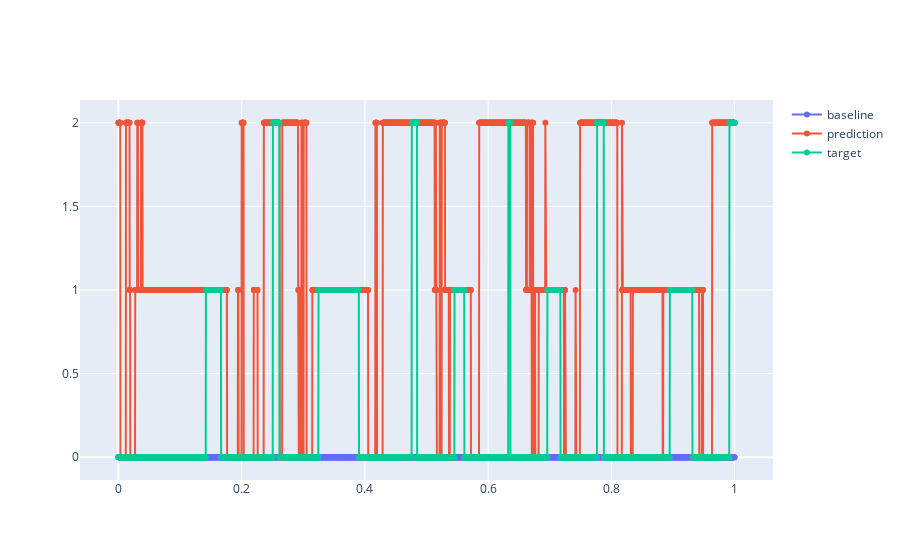

The notebook cell saved with this chart:
### Markdown cell above
We visualize a small amount of the targets and predictions to see where our model performs well and which kind of errors it makes.

### Code cell
x_scale = np.linspace(0, 1, len(test_targets[2000:5000]))

# Create traces
fig = go.Figure()
fig.add_trace(go.Scatter(x=x_scale, y=baseline[2000:5000], mode='markers+lines', name='baseline'))
fig.add_trace(go.Scatter(x=x_scale, y=pred[2000:5000], mode='markers+lines', name='prediction'))
fig.add_trace(go.Scatter(x=x_scale, y=test_targets[2000:5000], mode='markers+lines', name='target'))


fig.show()

### Figure 1 — Plotly figure (JSON) as saved in the notebook; plotly's stock layout.template omitted (floating-point values rounded to 4 significant figures; data arrays with more than 128 entries replaced by an {"elided": "..."} marker saying what was removed)
{"data": [{"mode": "markers+lines", "name": "baseline", "type": "scatter", "x": {"elided": "3000 float values"}, "y": {"elided": "3000 int values"}}, {"mode": "markers+lines", "name": "prediction", "type": "scatter", "x": {"elided": "3000 float values"}, "y": {"elided": "3000 int values"}}, {"mode": "markers+lines", "name": "target", "type": "scatter", "x": {"elided": "3000 float values"}, "y": {"elided": "3000 int values"}}], "layout": {}}
